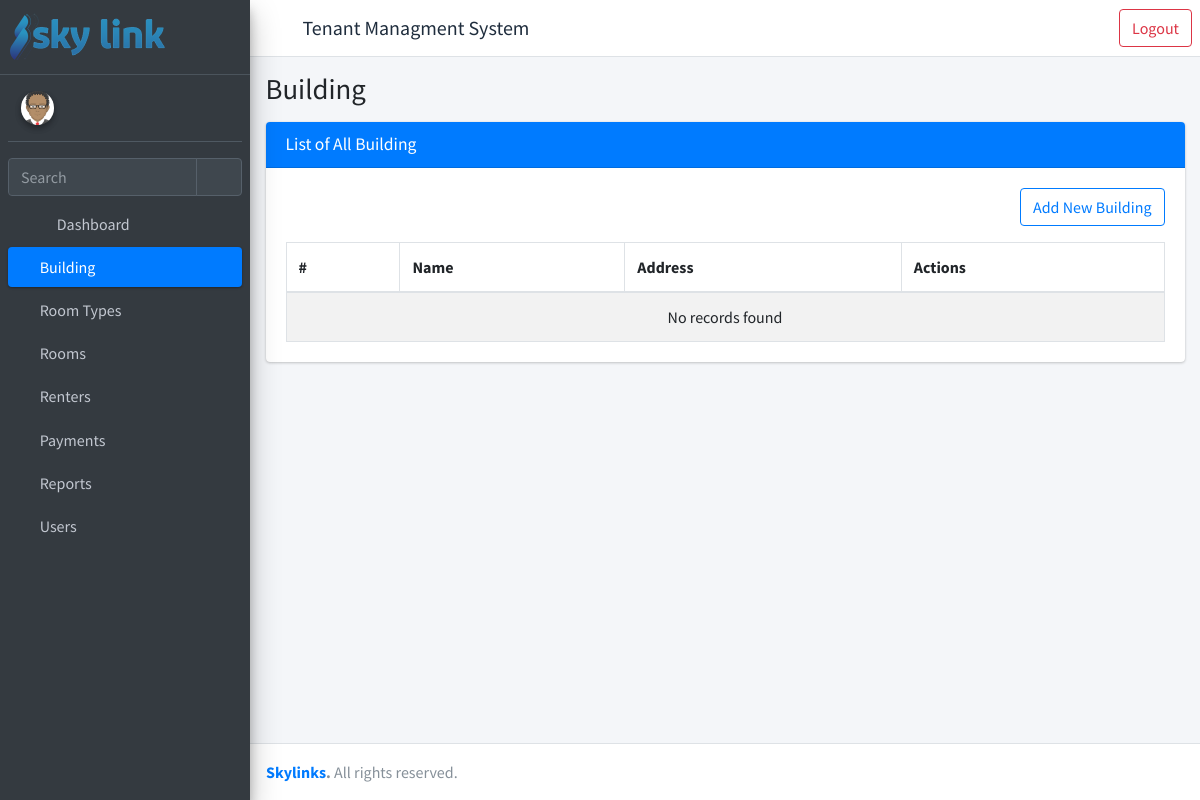
The page /list-building/ (signed in) on the database as committed earlier.
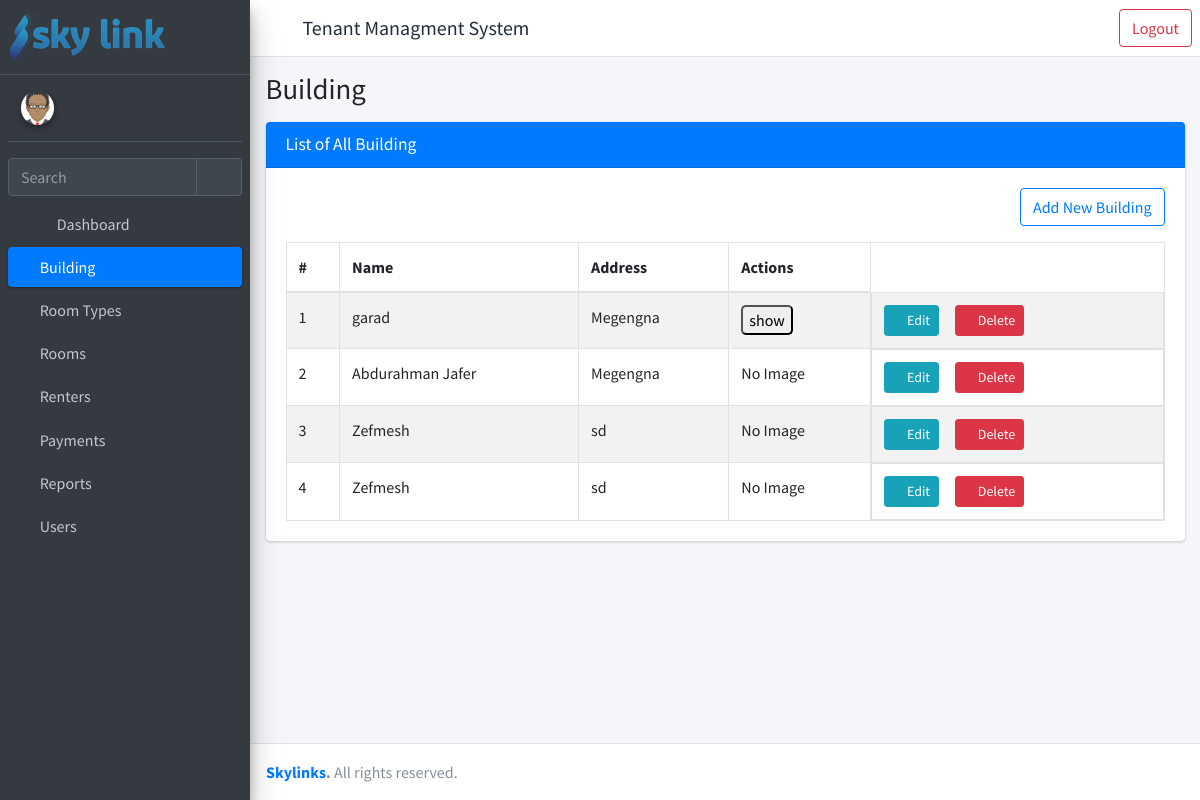
The same page on the database as committed later.
### rent/models.py (models this page shows, shortened)
class Building(models.Model):
    name = models.CharField(_("Name"), max_length=100)
    address = models.CharField(_("Address"), max_length=150)
    img = models.ImageField(_("Building Image"), null= True, blank=True ,upload_to="img/")

### rent/views.py (the view)
# urls.py: path("list-building/", views.BuildingListView.as_view(), name="list-buildings"),
class BuildingListView(LoginRequiredMixin, BuildingViewPermissionMixin, ListView):
    model = Building
    template_name = "rent/building-list.html"
    def get_context_data(self, **kwargs):
        context = super().get_context_data(**kwargs)
        context["title"] = "Building"
        context["open"] = "building"
        context['obj_model'] = "building"
        return {**context, **permissions(self.request)}

### templates/rent/building-list.html (shortened to what this page needs)
{% extends 'rent/homepage.html' %} {% load static %} {% block main_page %}
<div class="content">
  <div class="container-fluid">
    <div class="card">
      <div class="card-header bg-primary">
        <h3 class="card-title">List of All {{ obj_model.capitalize }}</h3>
      </div>
      <div class="card-body">
        <a
          class="btn btn-outline-primary float-right mb-3"
          href="{% url 'register-building' %}"
          >Add New Building</a
        >
        <table
          id="example1"
          class="table table-bordered table-striped"
          width="100%"
        >
          <thead>
            <tr>
              <th>#</th>
              <th>Name</th>
              <th>Address</th>
              <th>Actions</th>
            </tr>
          </thead>
          <tbody>
            {% if object_list.count > 0 %} {% for data in object_list %}
            <tr>
              <td>{{ forloop.counter }}</td>
              <td>{{ data.name }}</td>
              <td>{{ data.address }}</td>
              {% if data.img %}
              <td>
                <button id="myImg">show</button>
              </td>
              {%else%}
              <td>No Image</td>
              {%endif%}
              <td class="product-action d-flex">
                <a
                  class="btn btn-info btn-sm mr-3"
                  href="{% url 'update-building' pk=data.id %}"
                >
                  <i class="fas fa-pencil-alt"> </i>
                  Edit
                </a>
                <a
                  class="btn btn-danger btn-sm mr-3"
                  href="{% url 'delete-building' pk=data.id  %}"
                >
                  <i class="fas fa-trash"> </i>
                  Delete
                </a>
              </td>
            </tr>
            {% endfor %} {% else %}
            <tr>
              <td colspan="4" class="dataTables_empty text-center" valign="top">
                No records found
              </td>
            </tr>
            {% endif %}
          </tbody>
        </table>
      </div>
    </div>
  </div>
</div>
{% endblock main_page %} {% block scripts %} {% load static %}
 {% endblock scripts %}

### templates/rent/homepage.html (shortened to what this page needs)
{% load static %}
<!DOCTYPE html>
<html lang="en">
<head>
  <link rel="stylesheet" href=" {% static 'plugins/fontawesome-free/css/all.min.css' %} ">
  <link rel="stylesheet" href="{% static 'plugins/sweetalert2-theme-bootstrap-4/bootstrap-4.min.css' %}">
  <link rel="stylesheet" href=" {% static 'dist/css/adminlte.min.css' %}">
</head>
<body class="hold-transition sidebar-mini" >
  <div class="wrapper">
    <nav class="main-header navbar navbar-expand navbar-white navbar-light d-flex">
      <ul class="navbar-nav">
        <li class="nav-item">
          <a class="nav-link" data-widget="pushmenu" href="#" role="button"><i class="fas fa-bars"></i></a>
        </li>
        <li class="nav-item d-none d-sm-flex align-self-center">
          <h5 href="{% url 'home' %}" class="nav-item">Tenant Managment System</h5>
        </li>
      </ul>
          <ul class="navbar-nav ml-auto">
            <li>
              <a class="btn btn-outline-danger ml-auto" href = "{% url 'logout' %}">Logout</a>
            </li>
          </ul>
    </nav>
    <aside class="main-sidebar sidebar-dark-primary elevation-4">
      <a href="{% url 'home'%}" class="brand-link">
        <img src=" {% static 'images/skylink.png' %}" alt="AdminLTE Logo"
          style="opacity: .8">
      </a>
      <div class="sidebar">
        <div class="user-panel mt-3 pb-3 mb-3 d-flex">
          <div class="image">
            <img src=" {% static 'dist/img/avatar.png' %} " class="img-circle elevation-2" alt="User Image">
          </div>
          <div class="info">
          </div>
        </div>
        <div class="form-inline">
          <div class="input-group" data-widget="sidebar-search">
            <input class="form-control form-control-sidebar" type="search" placeholder="Search" aria-label="Search">
            <div class="input-group-append">
              <button class="btn btn-sidebar">
                <i class="fas fa-search fa-fw"></i>
              </button>
            </div>
          </div>
        </div>
        <nav class="mt-2">
          <ul class="nav nav-pills nav-sidebar flex-column" data-widget="treeview" role="menu" data-accordion="false">
            <li class="nav-item">
              <a href="{% url 'home' %}" class="nav-link {% if open == "dashboard" %}active{% endif %}">
                <i class="nav-icon fas fa-chart-pie"></i>
                <p>
                  Dashboard
                </p>
              </a>
            </li>
            {% if building_permission %}
              <li class="nav-item">
                <a href="{% url 'list-buildings' %}" class="nav-link {% if open == "building" %}active{% endif %}">
                  <i class="fa fa-building" aria-hidden="true"></i>
                  <p>
                    Building
                  </p>
                </a>
              </li>
            {% endif %}
            {% if roomtype_permission %}
            <li class="nav-item">
              <a href="{% url 'list-roomtypes' %}" class="nav-link {% if open == "roomtype" %}active{% endif %}">
                <i class="fa fa-building" aria-hidden="true"></i>
                <p>
                  Room Types
                </p>
              </a>
            </li>
          {% endif %}
            {% if roomtype_permission %}
              <li class="nav-item">
                <a href="{% url 'list-rooms' %}" class="nav-link {% if open == 'room' %}active{% endif %}">
                  <i class="fa fa-building" aria-hidden="true"></i>
                  <p>
                    Rooms
                  </p>
                </a>
              </li>
            {% endif %}
            {% if renter_permission %}
            <li class="nav-item">
              <a href="{% url 'list-renters' %}" class="nav-link {% if open == 'renter' %}active{% endif %}">
                <i class="fa fa-users" aria-hidden="true"></i>
                <p>
                  Renters
                </p>
              </a>
            </li>
            {% endif %}
            {% if payment_permission %}
              <li class="nav-item {% if open == "payment" %}menu-open{% elif open == "overdue"%} menu-open {% elif open == "penality"%}menu-open {% endif %} ">
                <a href="{% url 'list-payments' %}" class="nav-link {% if open == "payment" %}active {% elif open == "overdue"%} active {% elif open == "penality"%} active {% endif %}">
                  <i class="fa fa-credit-card" aria-hidden="true"></i>
                  <p>
                    Payments
                  </p>
                </a>
              </li>
            {% endif %}
            {% if report_permission %}
              <li class="nav-item">
                <a href="{% url 'list-menu-reports' %}" class="nav-link {% if open == "report" %}active{% endif %}">
                  <i class="fa fa-folder" aria-hidden="true"></i>
                  <p>
                    Reports
                  </p>
                </a>
              </li>
            {% endif %}
            {% if user_permission %}
              <li class="nav-item">
                <a href="{% url 'list-users' %}" class="nav-link {% if open == "user" %}active{% endif %}">
                  <i class="fa fa-users" aria-hidden="true"></i>
                  <p>
                    Users
                  </p>
                </a>
              </li>
            {% endif %}
          </ul>
        </nav>
      </div>
    </aside>
    <div class="content-wrapper">
      <div class="content-header">
        <div class="container-fluid">
          <div class="row">
            <div class="col">
              <h1 class="m-10">{{ title }}
            </h1>
            </div>
          </div>
        </div>
      </div>
      {% block main_page %}
      {% endblock main_page %}
    </div>
    <footer class="main-footer">
      <strong><a href="{% url 'home' %}">Skylinks</a>.</strong> All rights reserved.
    </footer>
  </div>
</body>
</html>

### templates/rent/building-list.html (style rules this page uses)
#myImg { border-radius: 5px; cursor: pointer; transition: 0.3s; }

Rows that differ between the two databases and show on the page:
added Building: name "garad", address "Megengna"
added Building: name "Abdurahman Jafer", address "Megengna", img "No Image"
added Building: name "Zefmesh", address "sd", img "No Image"
added Building: name "Zefmesh", address "sd", img "No Image"
Other text that changed with them:
text no longer shown: "No records found"
